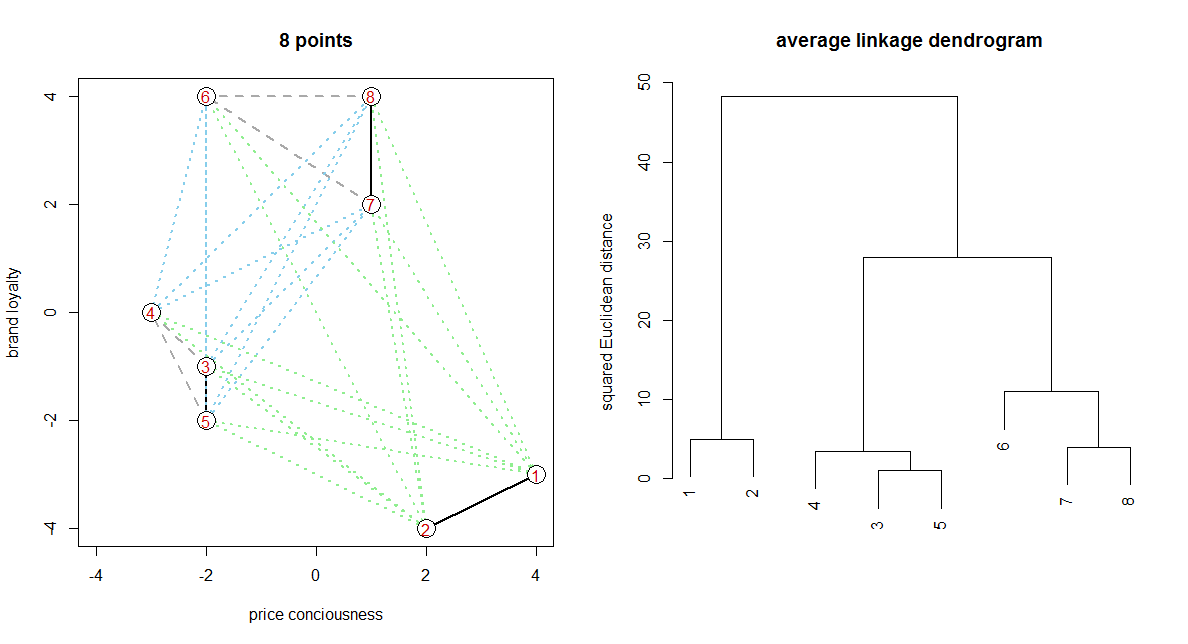

Write R code to recreate this figure.
# clear cache and close windows
graphics.off()
rm(list=ls(all=TRUE))

# define eight points
eight = cbind(c(-3,-2,-2,-2,1,1,2,4),c(0,4,-1,-2,4,2,-4,-3))
eight = eight[c(8,7,3,1,4,2,6,5),]
dev.new()
# plot eight points using average linkage
par(mfrow = c(1, 2))
plot(eight,type="n", xlab="price conciousness",ylab="brand loyalty",main="8 points", xlim=c(-4,4))

# agglomarate first two nearest points
segments(eight[5,1],eight[5,2 ],eight[3,1 ],eight[3,2],lwd=2,"black")
# add third point via average
segments(eight[3,1],eight[3,2 ],eight[4,1 ],eight[4,2],lwd=2,lty=2,col="darkgrey")
segments(eight[5,1],eight[5,2 ],eight[4,1 ],eight[4,2],lwd=2,lty=2,col="darkgrey")
# agglomerate second two nearest points
segments(eight[7,1],eight[7,2 ],eight[8,1 ],eight[8,2],lwd=2,"black")
# agglomarate third two nearest points
segments(eight[1,1],eight[1,2 ],eight[2,1 ],eight[2,2],lwd=2,"black")
# add point six to second subcluster via average
segments(eight[8,1],eight[8,2 ],eight[6,1 ],eight[6,2],lwd=2,lty=2,col="darkgrey")
segments(eight[7,1],eight[7,2 ],eight[6,1 ],eight[6,2],lwd=2,lty=2,col="darkgrey")

# compute subcluster between 345 and 678 via average
segments(eight[4,1],eight[4,2],eight[6,1],eight[6,2],lwd=2,lty=3,col="skyblue")
segments(eight[4,1],eight[4,2],eight[8,1],eight[8,2],lwd=2,lty=3,col="skyblue")
segments(eight[4,1],eight[4,2],eight[7,1],eight[7,2],lwd=2,lty=3,col="skyblue")
segments(eight[3,1],eight[3,2],eight[6,1],eight[6,2],lwd=2,lty=3,col="skyblue")
segments(eight[3,1],eight[3,2],eight[7,1],eight[7,2],lwd=2,lty=3,col="skyblue")
segments(eight[3,1],eight[3,2],eight[8,1],eight[8,2],lwd=2,lty=3,col="skyblue")
segments(eight[5,1],eight[5,2],eight[6,1],eight[6,2],lwd=2,lty=3,col="skyblue")
segments(eight[5,1],eight[5,2],eight[7,1],eight[7,2],lwd=2,lty=3,col="skyblue")
segments(eight[5,1],eight[5,2],eight[8,1],eight[8,2],lwd=2,lty=3,col="skyblue")

# compute in case of merging of two last clusters:
segments(eight[2,1],eight[2,2 ],eight[6,1 ],eight[6,2],lwd=2,lty=3,col="lightgreen")
segments(eight[2,1],eight[2,2 ],eight[4,1 ],eight[4,2],lwd=2,lty=3,col="lightgreen")
segments(eight[2,1],eight[2,2 ],eight[5,1 ],eight[5,2],lwd=2,lty=3,col="lightgreen")
segments(eight[2,1],eight[2,2 ],eight[7,1 ],eight[7,2],lwd=2,lty=3,col="lightgreen")
segments(eight[2,1],eight[2,2 ],eight[8,1 ],eight[8,2],lwd=2,lty=3,col="lightgreen")
segments(eight[2,1],eight[2,2 ],eight[3,1 ],eight[3,2],lwd=2,lty=3,col="lightgreen")
segments(eight[1,1],eight[1,2 ],eight[6,1 ],eight[6,2],lwd=2,lty=3,col="lightgreen")
segments(eight[1,1],eight[1,2 ],eight[4,1 ],eight[4,2],lwd=2,lty=3,col="lightgreen")
segments(eight[1,1],eight[1,2 ],eight[5,1 ],eight[5,2],lwd=2,lty=3,col="lightgreen")
segments(eight[1,1],eight[1,2 ],eight[7,1 ],eight[7,2],lwd=2,lty=3,col="lightgreen")
segments(eight[1,1],eight[1,2 ],eight[8,1 ],eight[8,2],lwd=2,lty=3,col="lightgreen")
segments(eight[1,1],eight[1,2 ],eight[3,1 ],eight[3,2],lwd=2,lty=3,col="lightgreen")

points(eight, pch=21, cex=2.6, bg="white")
text(eight,as.character(1:8),col="red3", cex=1)

plot(hclust(dist(eight,method="euclidean")^2,method="average"),ylab="squared Euclidean distance",sub="",xlab="",main="average linkage dendrogram") 
